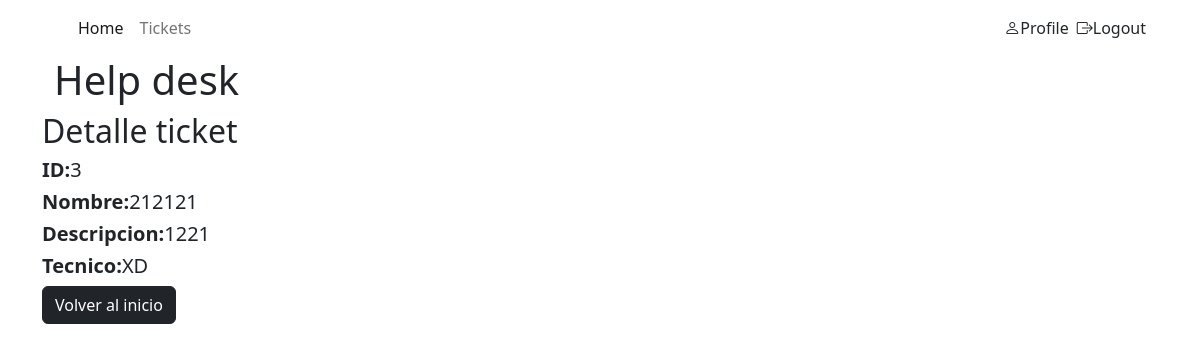
Page /core/detail/3/ (signed in) on the committed database.
### core/models.py (models this page shows, shortened)
class Ticket(models.Model):
    title = models.CharField(max_length=200)
    description = models.TextField()
    created_at = models.DateTimeField(auto_now_add=True)
    updated_at = models.DateTimeField(auto_now=True)
    tech = models.ForeignKey(Tech, null=True, blank=True, on_delete=models.RESTRICT)

class Tech(models.Model):
    first_name = models.CharField(max_length=100, verbose_name="Nombre")
    last_name = models.CharField(max_length=100, verbose_name="Apellidos")
    user = models.OneToOneField(User, on_delete=models.CASCADE, null=True, blank=True)
    def __str__(self) -> str:
        return self.first_name

### core/views.py (the view)
# urls.py: path('detail/<int:pk>/', TicketDetailView.as_view(), name='ticket_detail'),
@method_decorator(login_required, name='dispatch')
class TicketDetailView(DetailView):
    model = Ticket
    template_name = 'ticket_detail.html'
    context_object_name = 'ticket'
    def get_object(self,queryset=None):
        ticket = super().get_object(queryset)
        if ticket.tech == Tech.objects.get(user = self.request.user):
            return ticket
        else:
            raise Http404("No tiene permisos para ver este ticket")

### core/templates/ticket_detail.html
{% extends 'base.html' %}
{% block content %}
<h2>Detalle ticket</h2>
{% if ticket %}
<h5><b>ID:</b>{{ticket.id}}</h5>
<h5><b>Nombre:</b>{{ticket.title}}</h5>
<h5><b>Descripcion:</b>{{ticket.description}}</h5>
<h5><b>Tecnico:</b>{{ticket.tech}}</h5>
{% else %}
<h2>No se encontro ticket</h2>
{% endif %}
<a class="btn btn-dark" href="{% url 'ticket_list' %}">Volver al inicio</a>
{% endblock %}

### rows in the picture
Ticket: id "3", title "212121", description "1221", tech "XD"
